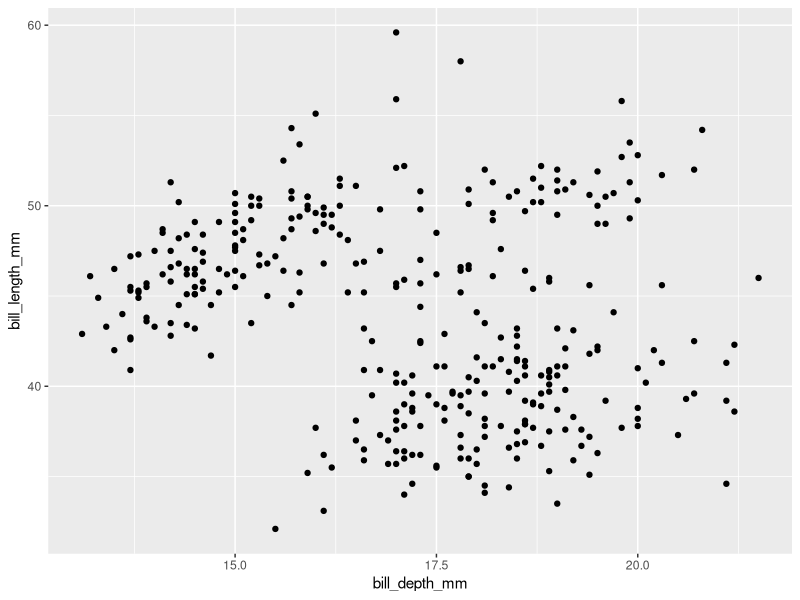
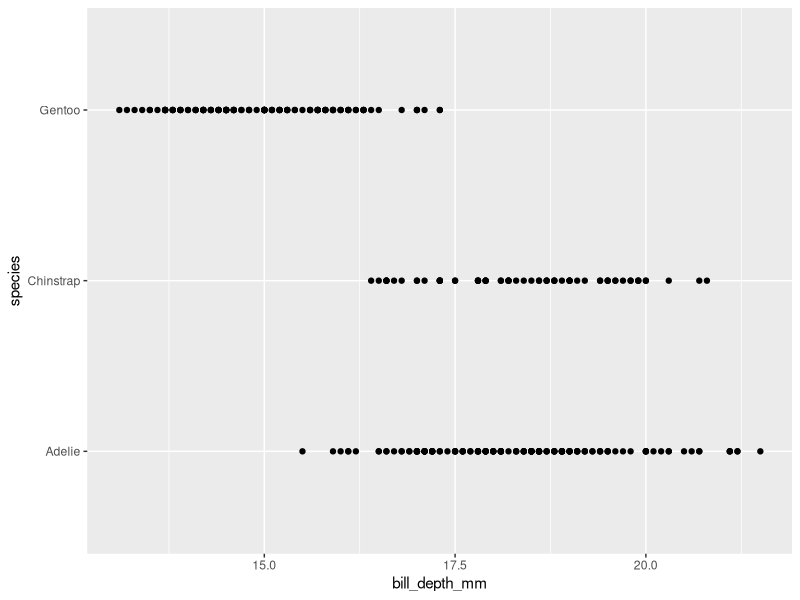
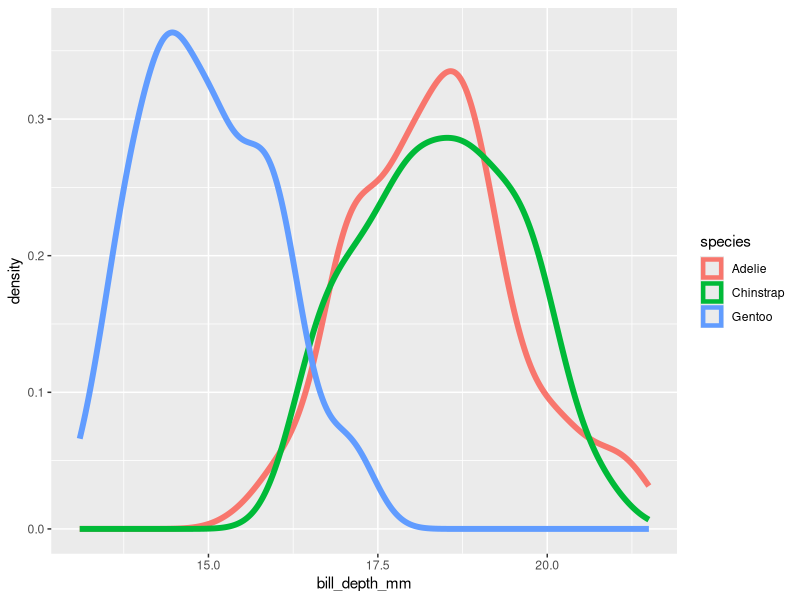
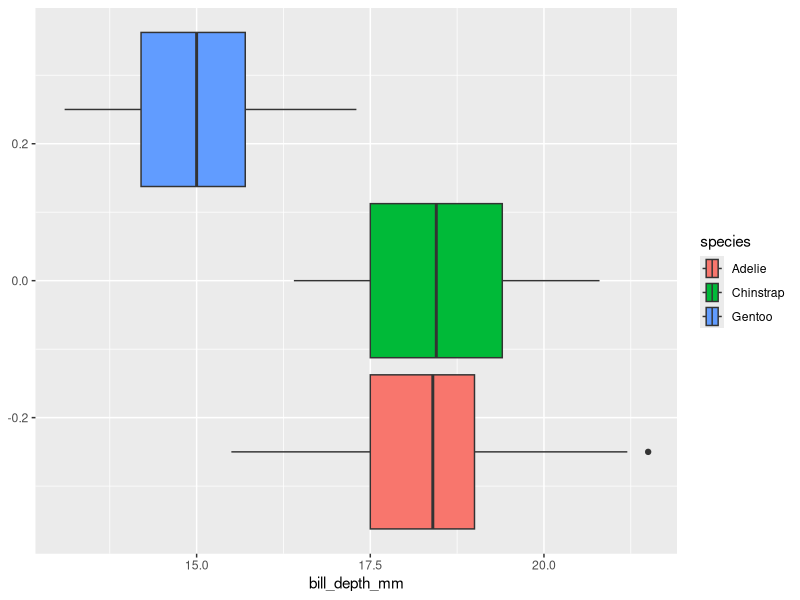
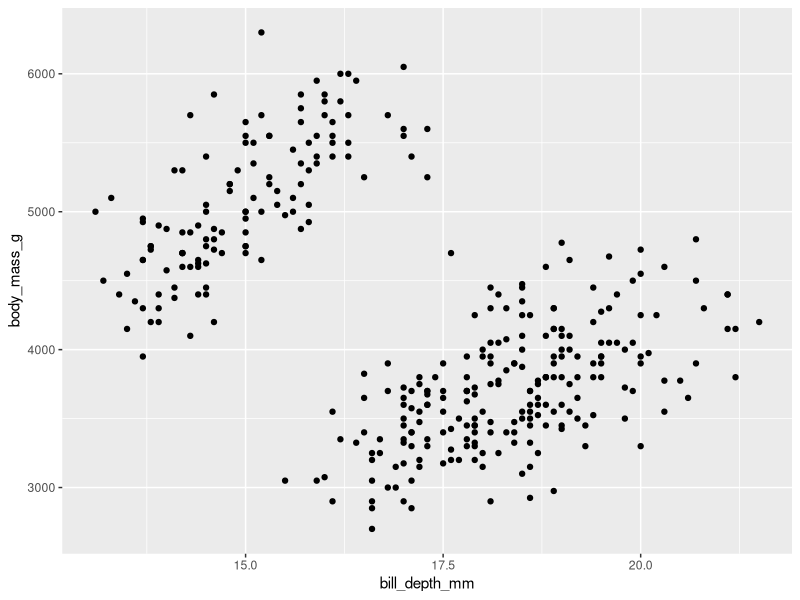

The R source for these figures, in order:
## ---- chunk 1
#| warning: false
library(palmerpenguins)
library(tidyverse)

## ---- chunk 2
glimpse(penguins)
## ---- chunk 3
nrow(penguins)
ncol(penguins)
## ---- chunk 4
dim(penguins)
## ---- chunk 5
penguins |> 
  ggplot(#data = penguins, 
    mapping = aes(x = bill_depth_mm,
                  y = bill_length_mm)) +
  geom_point()
## ---- chunk 6
penguins |> 
  ggplot(#data = penguins,
    mapping = aes(x = bill_depth_mm,
                  y = species)) +
  geom_point()
## ---- chunk 7
penguins |> 
  ggplot(#data = penguins,
         mapping = aes(x = bill_depth_mm,
                       colour = species)) +
  geom_density(linewidth = 2)
## ---- chunk 8
penguins |> 
  ggplot(#data = penguins,
    mapping = aes(x = bill_depth_mm,
                  fill = species)) +
  geom_boxplot()
## ---- chunk 9
penguins |> 
  ggplot(mapping = aes(x = bill_depth_mm,
                       y = body_mass_g)) + 
  geom_point()
